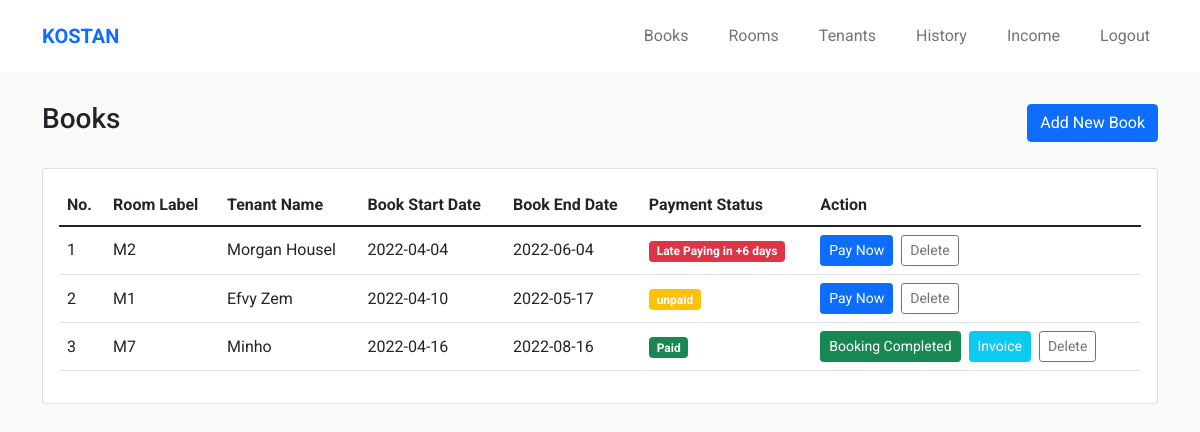
The app's page /books.php (signed in) with its own data.
### tables this page shows
CREATE TABLE `books` (
  `book_id` int(11) NOT NULL,
  `room_id` varchar(11) NOT NULL,
  `tenant_id` int(11) NOT NULL,
  `book_start_date` date NOT NULL,
  `book_end_date` date NOT NULL,
  `payment_status` enum('unpaid','paid') NOT NULL
);

CREATE TABLE `rooms` (
  `room_id` int(10) NOT NULL,
  `room_label` varchar(50) NOT NULL,
  `room_location` enum('1st Floor','2nd Floor') NOT NULL,
  `room_gender` enum('Men','Women') NOT NULL,
  `room_window` varchar(50) NOT NULL,
  `room_monthly_price` int(11) NOT NULL,
  `room_availability` enum('Available','Booked') NOT NULL,
  `room_description` text NOT NULL
);

CREATE TABLE `tenants` (
  `tenant_id` int(11) NOT NULL,
  `tenant_name` varchar(100) NOT NULL,
  `tenant_address` varchar(100) NOT NULL,
  `tenant_ktp_no` varchar(20) NOT NULL,
  `tenant_phone` varchar(20) NOT NULL,
  `tenant_email` varchar(100) NOT NULL,
  `tenant_emergcp` varchar(100) NOT NULL,
  `tenant_emergcp_phone` varchar(20) NOT NULL,
  `tenant_emergcp_email` varchar(100) NOT NULL,
  `tenant_bankaccount` varchar(50) NOT NULL,
  `tenant_bankaccount_no` varchar(50) NOT NULL
);

### books.php (the view, shortened to what this page needs)
<?php
    include('layouts/header.php');
?>
<section class="main-content">
    <div class="container">
        <div class="d-flex align-items-center justify-content-between">
            <h3>Books</h3>
            <a href="." class="btn btn-primary">Add New Book</a>
        </div>
        <div class="card  mt-4">
            <div class="card-body">
                <div class="table-responsive">
                    <table class="table">
                        <thead>
                            <tr>
                                <th>No.</th>
                                <th>Room Label</th>
                                <th>Tenant Name</th>
                                <th>Book Start Date</th>
                                <th>Book End Date</th>
                                <th>Payment Status</th>
                                <th>Action</th>
                            </tr>
                        </thead>
                        <tbody>
                            <?php
                                $query = mysqli_query($conn, "SELECT * FROM books");
                                $no = 1;
                                while($row = mysqli_fetch_assoc($query)) {
                                    $room = mysqli_fetch_assoc(mysqli_query($conn, "SELECT * FROM rooms WHERE room_id = '$row[room_id]'"));
                                    $tenant = mysqli_fetch_assoc(mysqli_query($conn, "SELECT * FROM tenants WHERE tenant_id = '$row[tenant_id]'"));
                            ?>
                            <tr style="vertical-align: middle;">
                                <td><?= $no++ ?></td>
                                <td><?= $room['room_label'] ?></td>
                                <td><?= $tenant['tenant_name'] ?></td>
                                <td><?= $row['book_start_date'] ?></td>
                                <td><?= $row['book_end_date'] ?></td>
                                <td>
                                    <?php
                                        if($row['payment_status'] == 'unpaid') {
                                            $date_in_7_day = date('Y-m-d', strtotime($row['book_start_date'] . ' + 7 days'));
                                            $diff = date_diff(date_create($date_in_7_day), date_create(date('Y-m-d')));
                                            if(date('Y-m-d') > $date_in_7_day ) {
                                                echo '<span class="badge bg-danger">Late Paying in ' . $diff->format('%R%a days') . '</span>';
                                            } else {
                                                echo '<span class="badge bg-warning">unpaid</span>';
                                            }
                                        } else {
                                            echo '<span class="badge bg-success">Paid</span>';
                                        }
                                    ?>
                                </td>
                                <td class="d-flex gap-2">
                                    <?php
                                        if($row['payment_status'] == 'paid') {
                                            echo '<a href="book-complete.php?id='. $row['book_id'] .'" class="btn btn-sm btn-success">Booking Completed</a>';
                                            echo '<a href="invoice.php?id='. $row['book_id'] .'" class="btn btn-sm btn-info text-white" target="_blank">Invoice</a>';
                                        } else {
                                            echo '<a href="config/action-book.php?action=paid&id='. $row['book_id'] .'" class="btn btn-sm btn-primary">Pay Now</a>';
                                        }
                                    ?>
                                    <a href="config/action-book.php?action=delete&id=<?= $row['book_id'] ?>"
                                        onClick="return confirm('Yakin Ingin Menghapus Data? \nData Tersebut Tidak Bisa Dikembalikan Lagi !')"
                                        class="btn btn-sm btn-outline-secondary">Delete</a>
                                </td>
                            </tr>
                            <?php } ?>
                        </tbody>
                    </table>
                </div>
            </div>
        </div>
    </div>
</section>
<?php include('layouts/footer.php') ?>

### layouts/header.php (shortened to what this page needs)
<!DOCTYPE html>
<html lang="en">
<head>
    <link rel="stylesheet" href="vendors/bootstrap/css/bootstrap.min.css">
    <link rel="stylesheet" href="styles/style.css">
</head>
<body>
    <?php include('layouts/navbar.php') ?>

### layouts/navbar.php (shortened to what this page needs)
<nav class="navbar navbar-expand-lg navbar-light bg-white py-3">
    <div class="container">
        <a href="index.php" class="navbar-brand text-uppercase text-primary fw-bold">kostan</a>
        <div class="collapse navbar-collapse justify-content-end" id="navbarNav">
            <ul class="navbar-nav ml-auto gap-4">
                <li class="nav-item">
                    <a href="books.php" class="nav-link">Books</a>
                </li>
                <li class="nav-item">
                    <a href="rooms.php" class="nav-link">Rooms</a>
                </li>
                <li class="nav-item">
                    <a href="tenants.php" class="nav-link">Tenants</a>
                </li>
                <li class="nav-item">
                    <a href="history.php" class="nav-link">History</a>
                </li>
                <li class="nav-item">
                    <a href="income.php" class="nav-link">Income</a>
                </li>
                <li class="nav-item">
                    <a href="config/logout.php" onclick="return confirm('Are you sure?')" class="nav-link">Logout</a>
                </li>
            </ul>
        </div>
    </div>
</nav>

### layouts/footer.php (shortened to what this page needs)
</body>
</html>

### styles/style.css (style rules this page uses)
* { margin: 0; padding: 0; -webkit-box-sizing: border-box; box-sizing: border-box; font-family: 'Roboto', sans-serif; }
body { background-color: #fafafa; }
a { text-decoration: none; }
section { padding: 30px 0; }

### records on screen
books: room.room_label "M2", tenant.tenant_name "Morgan Housel", book_start_date "2022-04-04", book_end_date "2022-06-04", book_start_date "+6 days"
books: room.room_label "M1", tenant.tenant_name "Efvy Zem", book_start_date "2022-04-10", book_end_date "2022-05-17", payment_status "unpaid"
books: room.room_label "M7", tenant.tenant_name "Minho", book_start_date "2022-04-16", book_end_date "2022-08-16", payment_status "Paid"
